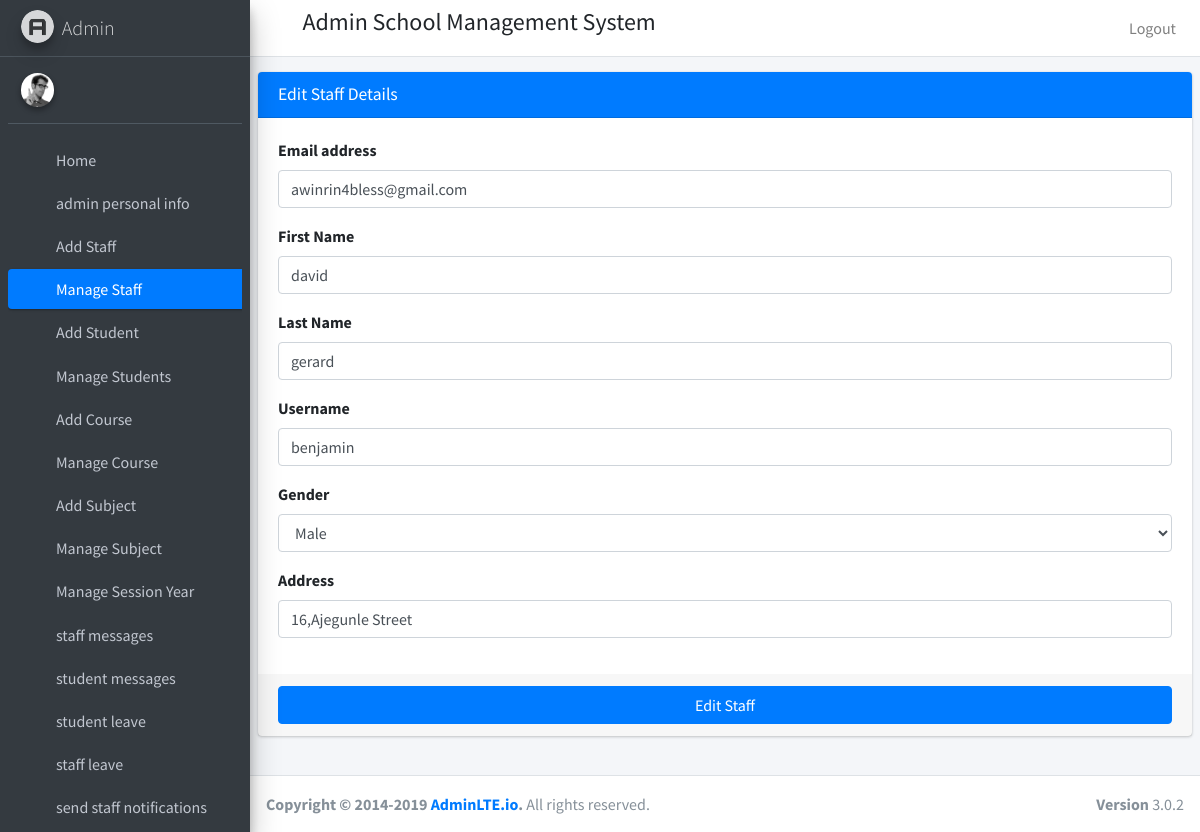
The app's page /edit-staff/1 with its own data.
### backend/models.py (models this page shows, shortened)
class Staff(models.Model):
    user = models.OneToOneField(CustomUser,on_delete=models.CASCADE)
    gender = models.CharField(default='male',max_length=40)
    profile = models.ImageField(default='static/placeholder.png',upload_to='staff_profile_pics')
    address = models.TextField()
    fcm_token = models.TextField(default="")
    created_at = models.DateTimeField(auto_now_add=True)
    updated_at = models.DateTimeField(auto_now_add=True)

class CustomUser(AbstractUser):
    user_type_data = ((1,"AdminHod"),(2,"Staff"),(3,"Student"))
    user_type = models.CharField(default=1,choices=user_type_data,max_length=40)

### backend/hodviews.py (the view, shortened to what this page needs)
# urls.py: path('edit-staff/<int:id>', hodviews.edit_staff,name='edit-staff'),
def edit_staff(request,id):
    staff = Staff.objects.get(id=id)
    return render(request,'adminhod/edit-staff.html',{'staff':staff,'id':id})

### backend/templates/adminhod/edit-staff.html (shortened to what this page needs)
{% extends 'adminhod/admin-base.html'%}
{% block main_content %}
<div class="col-md-12">
    <div class="card card-primary">
        <div class="card-header">
          <h3 class="card-title">Edit Staff Details</h3>
        </div>
        <form method="POST" role="form">
          <div class="card-body">
            <div class="form-group">
              <label for="exampleInputEmail1">Email address</label>
              <input type="email" class="form-control" id="exampleInputEmail1" placeholder="Enter email" name="email" value="{{staff.user.email}}">
            </div>
            <div class="form-group">
                <label for="exampleInputEmail1">First Name</label>
                <input type="text" class="form-control" placeholder="Enter Firstname" name="firstname" value="{{staff.user.first_name}}">
              </div>
              <div class="form-group">
                <label for="exampleInputEmail1">Last Name</label>
                <input type="text" class="form-control" placeholder="Enter Lastname" name="lastname" value="{{staff.user.last_name}}">
              </div>
              <div class="form-group">
                <label for="exampleInputEmail1">Username</label>
                <input type="text" class="form-control" placeholder="Enter Username" name="username" value="{{staff.user.username}}">
              </div>
              <div class="form-group">
                <label>Gender</label>
                <select class="form-control" name="gender">
                  <option value="male" {% if value == staff.gender %} selected {% endif %}>Male</option>
              </select>
              </div>
              <div class="form-group">
                <label for="exampleInputEmail1">Address</label>
                <input type="text" class="form-control" placeholder="Enter Address" name="address" value="{{staff.address}}" >
              </div>
          </div>
          <div class="card-footer">
            <button type="submit" class="btn btn-primary btn-block">Edit Staff</button>
          </div>
        </form>
      </div>
</div>
{% endblock%}

### records on screen
Staff: email "awinrin4bless@gmail.com", firstname "david", lastname "gerard", username "benjamin", address "16,Ajegunle Street"
